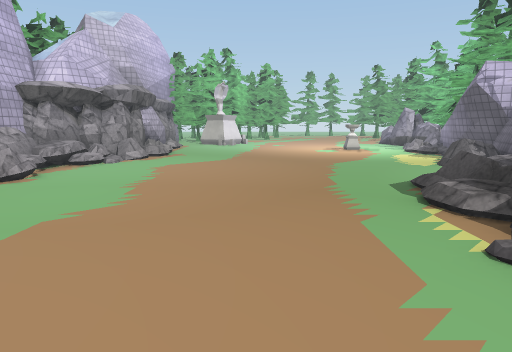
view 1 (above)

23 first-person views from a walk through a 3-D level made in the Unity game engine. The camera is 1.3 m above the floor, tilts 8° down and sees 70° across. The floor is counted in squares, 1 m on a side. Each view is taken from the middle of a square. On the plan, view 1 faces up. The plan holds only what a view shows up to about 15 squares ahead; the rest is blank. The place goes on beyond the plan. The player is left out. Some animated figures are left out. Some surface patterns are stand-ins.

view 2
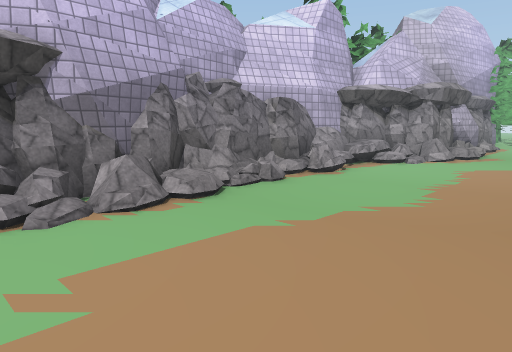

view 3
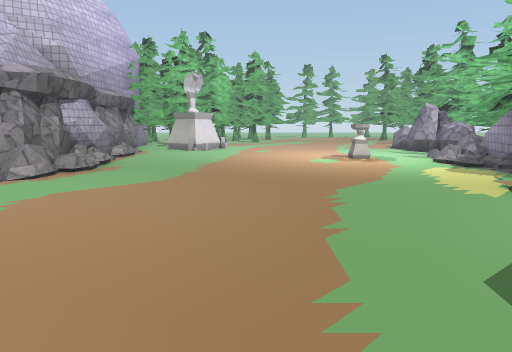

view 4
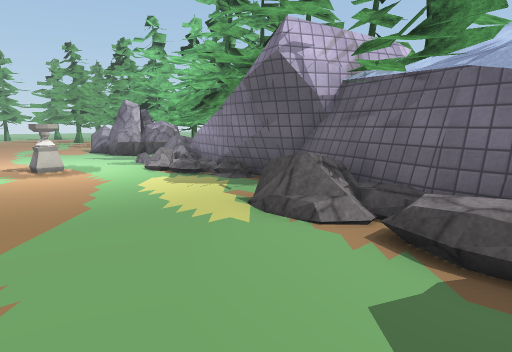

view 5
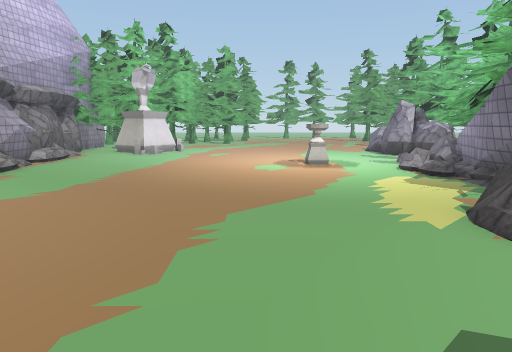

view 6
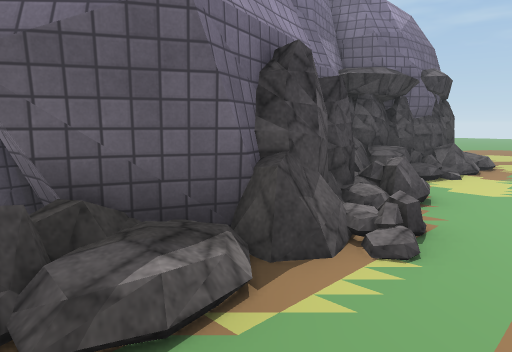

view 7
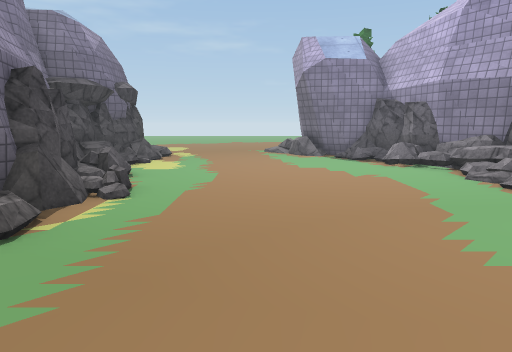

view 8
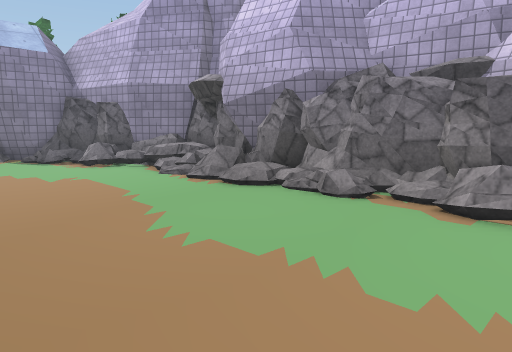

view 9
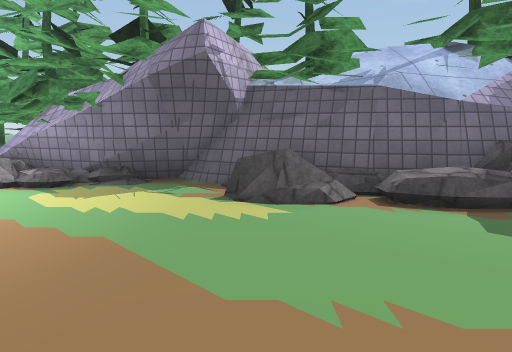

view 10
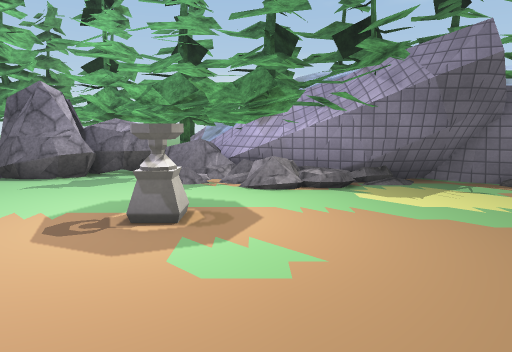

view 11
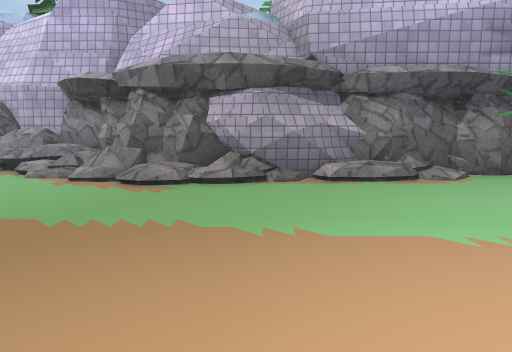

view 12
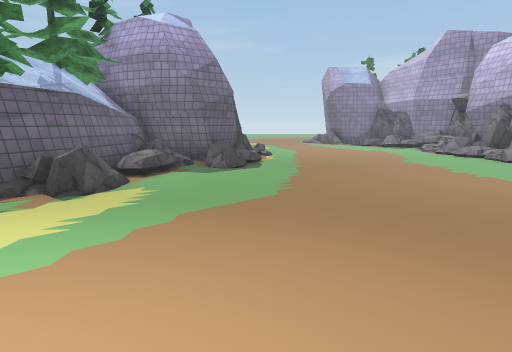

view 13
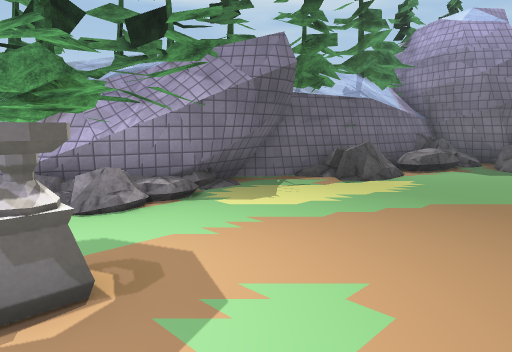

view 14
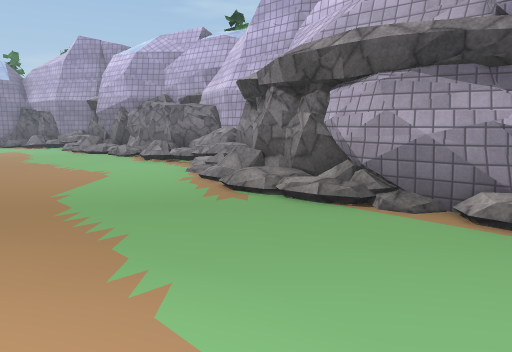

view 15
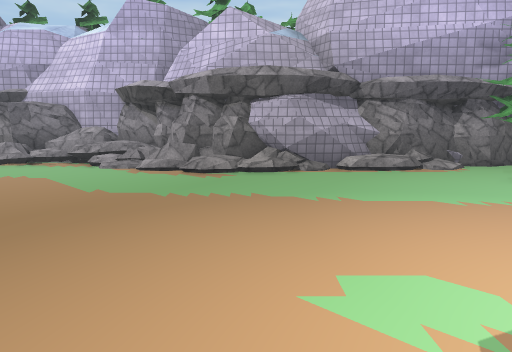

view 16
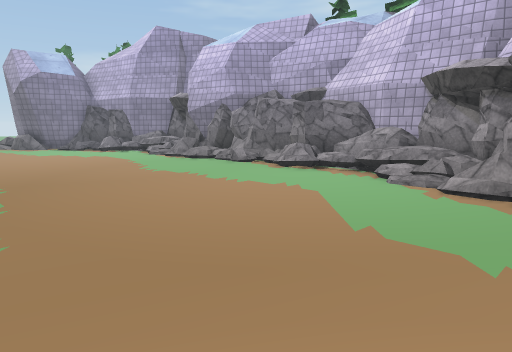

view 17
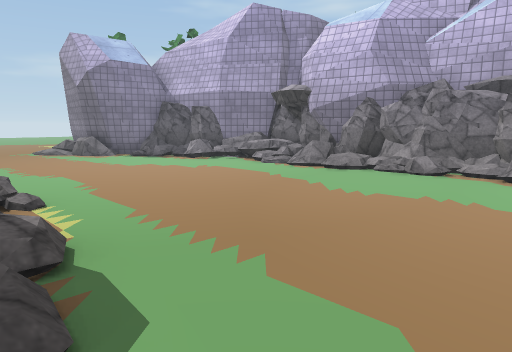

view 18
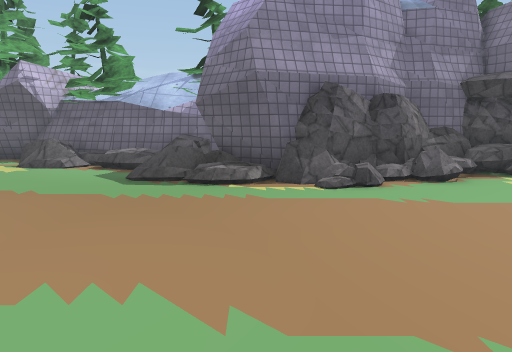

view 19
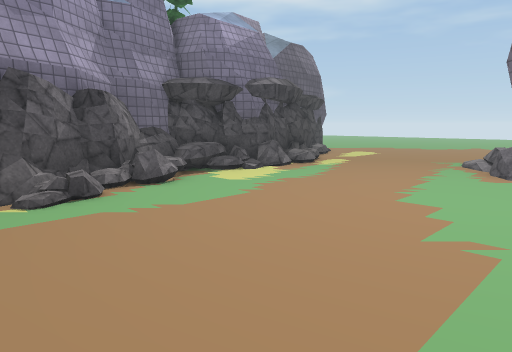

view 20
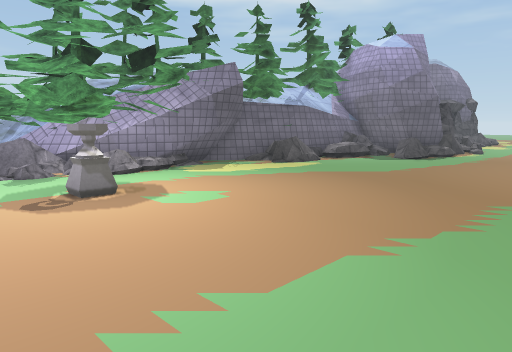

view 21
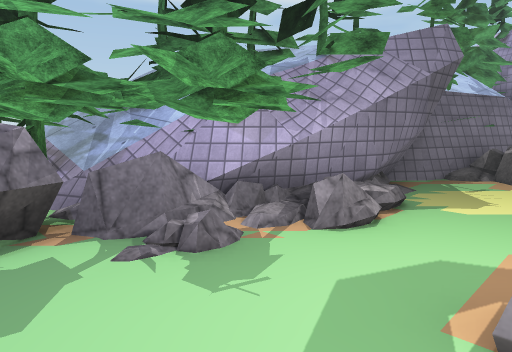

view 22
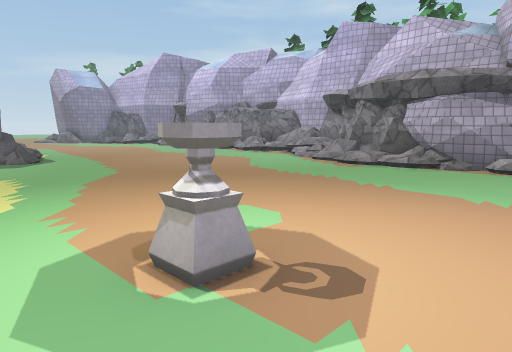

view 23
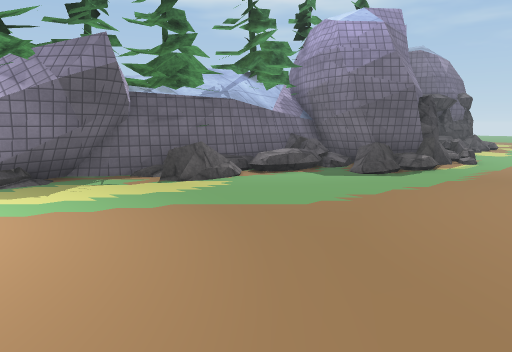

### Floor plan
Key: @ floor where view 1 was taken; # wall or solid block; . main floor; : floor 0.25 m higher than the main floor; + floor 0.75 m higher than the main floor; / step, stairs or slope; R rock; T tree; O other object.
Columns run from 12 left of view 1 to 15 right of it. Each row starts with its distance up from view 1.
 22        R.............RRTTT
 21      #RR..............RTT T
 20      ###.........O...RRTTTTT
 19 OO     #.........O...RTTT#
 18 OO O RR#............RRT TT
 17   TT  R#:........... #TTTT
 16  OOT RRR/...........TTTTT
 15    ORR#R/...........#R  TT
 14  OO RRRR............#T TT
 13   ORRRR/............##TTT
 12   OORRR/..........RR##TT
 11     ORR...........RRTTT
 10 OR  RR:............#TTT
  9     RR+...........R#T
  8     RRR.........:.R# T
  7      R..........R R#TTTT
  6    RRRO........O##### T
  5    RRRO.........##  T
  4     R# ........RR   TT
  3     RRR........:RR
  2    #R##.........R##
  1    O R .........RR#
  0    #O#R.....@...ORR
 -1      R#..........R#R
 -2      RRR........:RRR O
 -3       OO........:RO OOO

Where each view was taken, in squares from view 1:
view 1: 0 up, 0 right, facing up
view 2: 0 up, 0 right, facing up-left
view 3: 5 up, 1 right, facing up
view 4: 8 up, 2 right, facing up-right
view 5: 7 up, 3 right, facing up
view 6: 7 up, 1 right, facing down-right
view 7: 10 up, 0 right, facing down
view 8: 10 up, 0 right, facing down-left
view 9: 12 up, 0 right, facing right
view 10: 18 up, 0 right, facing right
view 11: 18 up, 4 right, facing left
view 12: 19 up, 3 right, facing down
view 13: 20 up, 2 right, facing down-right
view 14: 21 up, 1 right, facing down-left
view 15: 17 up, 6 right, facing left
view 16: 16 up, 3 right, facing down-left
view 17: 10 up, 4 right, facing down-left
view 18: 5 up, 5 left, facing right
view 19: 5 up, 4 left, facing down-right
view 20: 22 up, 2 left, facing down-right
view 21: 22 up, 5 right, facing down-right
view 22: 22 up, 7 right, facing down-left
view 23: 17 up, 1 left, facing down-right
